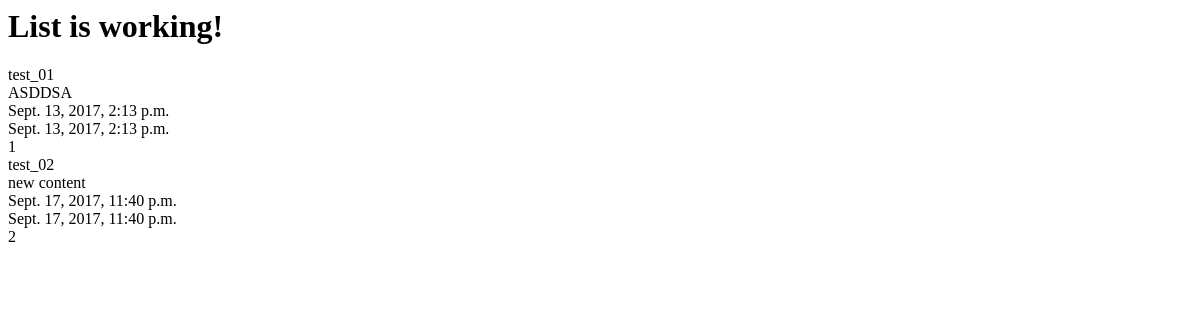
The app's page /posts/, older data.
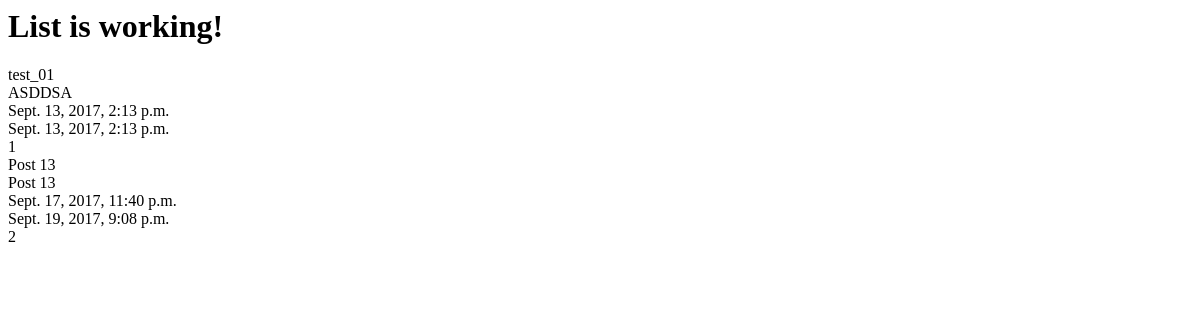
The same page, newer data.
### posts/models.py (models this page shows, shortened)
class Post(models.Model):
    title = models.CharField(max_length=120)
    content = models.TextField()
    updated = models.DateTimeField(auto_now=True, auto_now_add=False)
    timestamp = models.DateTimeField(auto_now=False, auto_now_add=True)

### posts/views.py (the view)
def post_list(request):
    queryset = Post.objects.all()
    context = {
        "object_list": queryset,
        "title": "List"
    }
    return render(request, "index.html", context)

### templates/index.html
<html>
    <body>
        <h1>
            {{title}} is working!
        </h1>
        {% for obj in object_list %}
        {{obj.title}}<br/>
        {{obj.content}}<br/>
        {{obj.timestamp}}<br/>
        {{obj.updated}}<br/>
        {{obj.id}}<br/>
        {% endfor %}
    </body>
</html>

Row changes from the older to the newer data that the page shows:
changed Post id 2: title "test_02" → "Post 13"; content "new content" → "Post 13"; updated "Sept. 17, 2017, 11:40 p.m." → "Sept. 19, 2017, 9:08 p.m."
